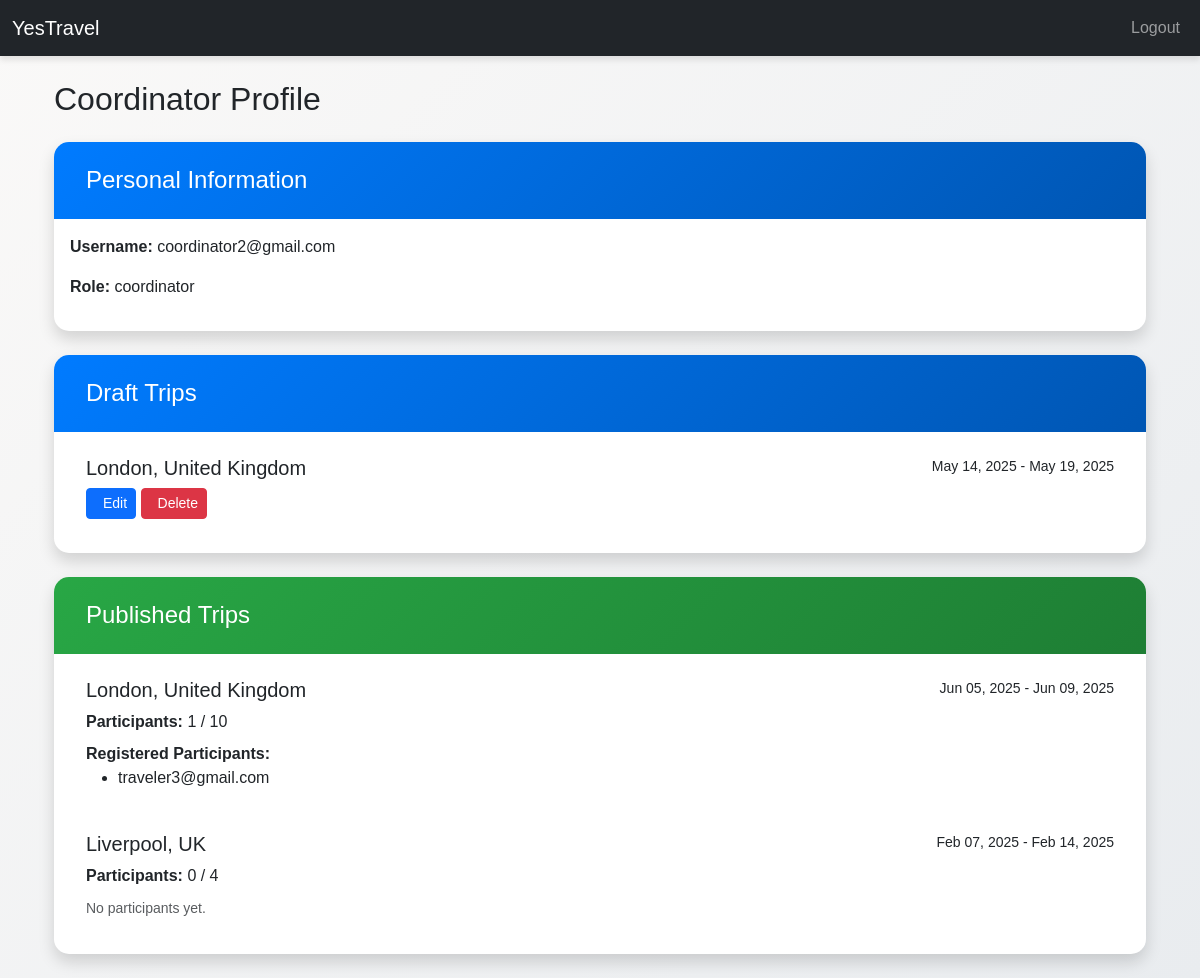
Screenshot of /coordinator/profile (signed in) with the database file from the repository.
### run.py (models this page shows, shortened)
class User(db.Model, UserMixin):
    id = db.Column(db.Integer, primary_key=True)
    username = db.Column(db.String(50), unique=True, nullable=False)
    password = db.Column(db.String(100), nullable=False)
    role = db.Column(db.String(20), nullable=False)
    trips = db.relationship('Trip', backref='coordinator', lazy=True)
    bookings = db.relationship('Booking', back_populates='traveler', lazy=True)

class Trip(db.Model):
    id = db.Column(db.Integer, primary_key=True)
    destination = db.Column(db.String(100), nullable=False)
    start_date = db.Column(db.Date, nullable=False)
    end_date = db.Column(db.Date, nullable=False)
    max_participants = db.Column(db.Integer, nullable=False)
    itinerary = db.Column(db.String(1000), nullable=False)
    status = db.Column(db.String(20), nullable=False)
    coordinator_id = db.Column(db.Integer, db.ForeignKey('user.id'), nullable=False)
    transportation_budget = db.Column(db.Float, nullable=False, default=0.0)
    accommodation_budget = db.Column(db.Float, nullable=False, default=0.0)
    activities_budget = db.Column(db.Float, nullable=False, default=0.0)
    bookings = db.relationship('Booking', back_populates='trip', lazy=True)
    questions = db.relationship('Question', backref='trip', lazy=True)

class Booking(db.Model):
    id = db.Column(db.Integer, primary_key=True)
    traveler_id = db.Column(db.Integer, db.ForeignKey('user.id'))
    trip_id = db.Column(db.Integer, db.ForeignKey('trip.id'))
    traveler = db.relationship('User', back_populates='bookings')
    trip = db.relationship('Trip', back_populates='bookings')

### run.py (the view)
@app.route('/coordinator/profile')
@login_required
def coordinator_profile():
        if current_user.role != 'coordinator':
            return redirect(url_for('traveler_dashboard'))
        coordinator = current_user
        draft_trips = Trip.query.filter_by(coordinator_id=current_user.id, status='draft').all()
        published_trips = Trip.query.filter_by(coordinator_id=current_user.id, status='published').all()
        for trip in published_trips:
            trip.participants = Booking.query.filter_by(trip_id=trip.id).all()
        return render_template(
            'coordinator/profile.html',
            coordinator=coordinator,
            draft_trips=draft_trips,
            published_trips=published_trips
    )

### run.py (called while the page is built)
@login_manager.user_loader
def load_user(user_id):
    return User.query.get(int(user_id))

### templates/coordinator/profile.html (shortened to what this page needs)
{% extends "base.html" %}
{% block content %}
<div class="container mt-4">
    <h2 class="mb-4">Coordinator Profile</h2>
    <div class="card shadow mb-4">
        <div class="card-header bg-primary text-white">
            <h4 class="mb-0">Personal Information</h4>
        </div>
        <div class="card-body">
            <p><strong>Username:</strong> {{ coordinator.username }}</p>
            <p><strong>Role:</strong> {{ coordinator.role }}</p>
        </div>
    </div>
    <div class="card shadow mb-4">
        <div class="card-header bg-warning text-white">
            <h4 class="mb-0">Draft Trips</h4>
        </div>
        <div class="card-body">
            {% if draft_trips %}
                <div class="list-group">
                    {% for trip in draft_trips %}
                    <div class="list-group-item list-group-item-action">
                        <div class="d-flex w-100 justify-content-between">
                            <h5 class="mb-1">{{ trip.destination }}</h5>
                            <small>
                                {{ trip.start_date.strftime('%b %d, %Y') }} - {{ trip.end_date.strftime('%b %d, %Y') }}
                            </small>
                        </div>
                        <a href="{{ url_for('edit_trip', id=trip.id) }}" class="btn btn-sm btn-primary">
                            Edit
                        </a>
                        <form action="{{ url_for('delete_trip', trip_id=trip.id) }}" method="POST" class="d-inline">
                            <button type="submit" class="btn btn-sm btn-danger">
                                Delete
                            </button>
                        </form>
                    </div>
                    {% endfor %}
                </div>
            {% else %}
                <div class="alert alert-info mb-0">
                    No draft trips found.
                </div>
            {% endif %}
        </div>
    </div>
    <div class="card shadow mb-4">
        <div class="card-header bg-success text-white">
            <h4 class="mb-0">Published Trips</h4>
        </div>
        <div class="card-body">
            {% if published_trips %}
                <div class="list-group">
                    {% for trip in published_trips %}
                    <div class="list-group-item list-group-item-action">
                        <div class="d-flex w-100 justify-content-between">
                            <h5 class="mb-1">{{ trip.destination }}</h5>
                            <small>
                                {{ trip.start_date.strftime('%b %d, %Y') }} - {{ trip.end_date.strftime('%b %d, %Y') }}
                            </small>
                        </div>
                        <p class="mb-1">
                            <strong>Participants:</strong> {{ trip.participants|length }} / {{ trip.max_participants }}
                        </p>
                        {% if trip.participants %}
                            <div class="mt-2">
                                <strong>Registered Participants:</strong>
                                <ul>
                                    {% for participant in trip.participants %}
                                    <li>{{ participant.traveler.username }}</li>
                                    {% endfor %}
                                </ul>
                            </div>
                        {% else %}
                            <div class="mt-2">
                                <small class="text-muted">No participants yet.</small>
                            </div>
                        {% endif %}
                    </div>
                    {% endfor %}
                </div>
            {% else %}
                <div class="alert alert-info mb-0">
                    No published trips found.
                </div>
            {% endif %}
        </div>
    </div>
</div>
{% endblock %}

### static/css/styles.css (style rules this page uses)
body { background: linear-gradient(135deg, #faf9f8, #e9ecef); font-family: 'Poppins', sans-serif; }
.card { height: 100%; border: none; border-radius: 15px; overflow: hidden; transition: transform 0.3s ease, box-shadow 0.3s ease; }
.card-header { background: linear-gradient(135deg, #007bff, #0056b3); border-bottom: none; padding: 1.5rem; }
.card-header.bg-success { background: linear-gradient(135deg, #28a745, #1e7e34); }
.list-group-item { border: none; margin-bottom: 10px; border-radius: 10px; transition: background-color 0.3s ease; }
.card, .alert { animation: fadeIn 0.6s ease-out; }

### rows the page displays
User: username "coordinator2@gmail.com", role "coordinator"
Trip: destination "London, United Kingdom", start_date "May 14, 2025", end_date "May 19, 2025"
Trip: destination "London, United Kingdom", start_date "Jun 05, 2025", end_date "Jun 09, 2025", participants|length "1", max_participants "10"
Booking: traveler.username "traveler3@gmail.com"
Trip: destination "Liverpool, UK", start_date "Feb 07, 2025", end_date "Feb 14, 2025", participants|length "0", max_participants "4", shows "No participants yet."
